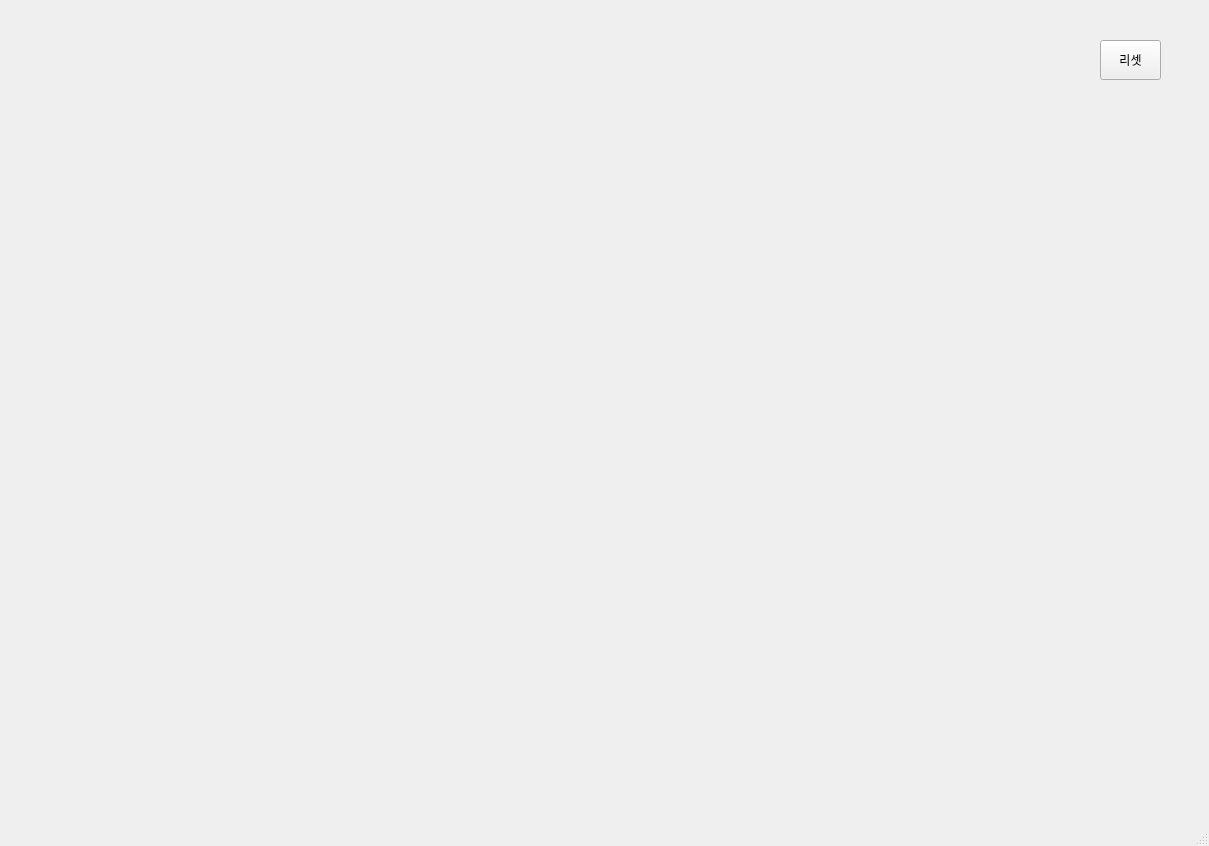
<?xml version="1.0" encoding="UTF-8"?>
<ui version="4.0">
 <class>MainWindow</class>
 <widget class="QMainWindow" name="MainWindow">
  <property name="geometry">
   <rect>
    <x>0</x>
    <y>0</y>
    <width>1209</width>
    <height>846</height>
   </rect>
  </property>
  <property name="windowTitle">
   <string>MainWindow</string>
  </property>
  <widget class="QWidget" name="centralwidget">
   <widget class="QPushButton" name="pb">
    <property name="geometry">
     <rect>
      <x>1100</x>
      <y>40</y>
      <width>61</width>
      <height>40</height>
     </rect>
    </property>
    <property name="text">
     <string>리셋</string>
    </property>
    <property name="iconSize">
     <size>
      <width>40</width>
      <height>40</height>
     </size>
    </property>
   </widget>
  </widget>
  <widget class="QMenuBar" name="menubar">
   <property name="geometry">
    <rect>
     <x>0</x>
     <y>0</y>
     <width>1209</width>
     <height>26</height>
    </rect>
   </property>
  </widget>
  <widget class="QStatusBar" name="statusbar"/>
 </widget>
 <resources/>
 <connections/>
</ui>
